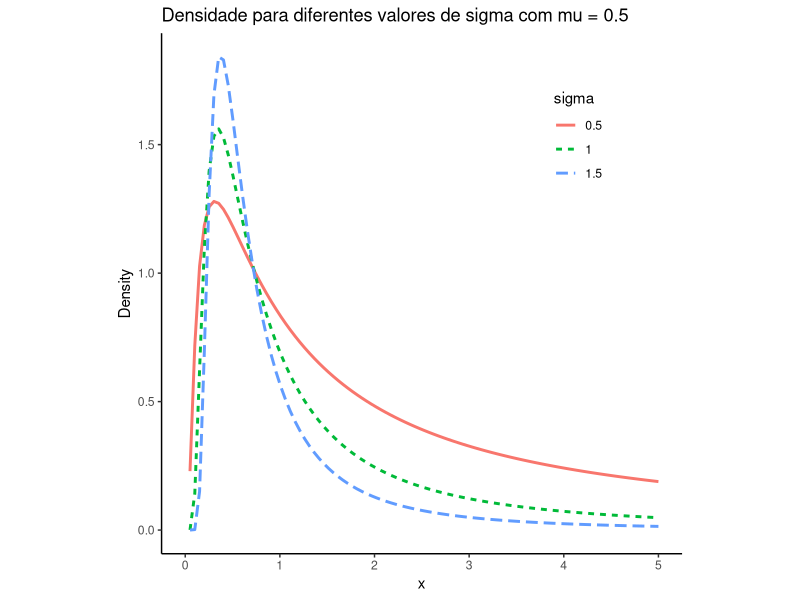
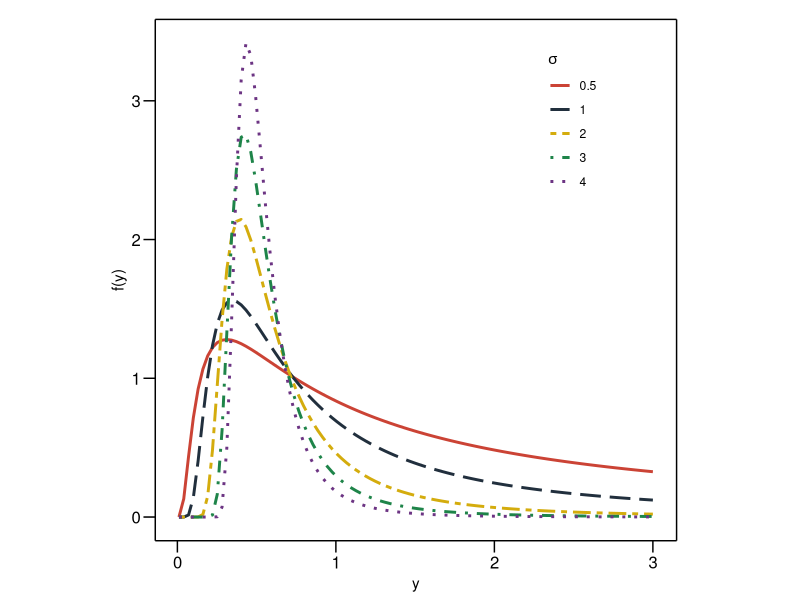

These figures' R source, in order: (Note: this script raises an error after producing the figures.)
# alpha reparameterization

# PROBABILITY DENSITY FUNCTION

dUGo <- function(x, mu=.5, sigma=1.2, tau=.5)
{
  
  fx1<- log(tau)/(1 - mu^(-sigma)) * sigma * x^(-(1 + sigma)) * exp((log(tau) / (1 - mu^(-sigma))) *
                                                   (1 - x^(-sigma)))
  
  return(fx1)
  
}

integrate(dUGo,0,1) 

# CUMULATIVE DISTRIBUTION FUNCTION 

pUGo <-  function(q, mu=.5, sigma=1.2, tau=.5) 
{
  cdf <- exp(((log(tau)) / (1 - mu^(-sigma))) * (1 - q^(-sigma)))
  return(cdf)
}


# QUANTILE FUNCTION
qUGo<-function(u, mu=.5, sigma=1.2, tau=.5)
{
  q<-(1 - (log(u) * (1 - mu^(-sigma)) / log(tau)))^(-1 / sigma)
  return(q)
}


# CHEKING LOG-LIKELIHOOD 

x= .5 
mu=.5 
sigma=1.2 
tau=.5


llik<-function(x, mu=.5, sigma=1, tau=.5)
{
  ll<-log(log(tau)/(1-mu^-sigma))+log(sigma)+(-1-sigma)*log(x)+(log(tau)/(1-mu^-sigma))*(1-x^-sigma)
  return(ll)
}

log(dUGo(x, mu=.5, sigma=1, tau=.5))
llik(x, mu=.5, sigma=1, tau=.5)

z=c(.3,.4,.5)

log(dUGo(z[1], mu=.5, sigma=1, tau=.5)*dUGo(z[2], mu=.5, sigma=1, tau=.5)*dUGo(z[3], mu=.5, sigma=1, tau=.5))

sum(llik(z, mu=.5, sigma=1, tau=.5))



### GRAFICOS
# Carregar pacotes necessários
library(ggplot2)
library(dplyr)

# Definição da função dUGo
dUGo <- function(x, mu = 0.5, sigma = 1.2, tau = 0.5) {
  log(tau) / (1 - mu^(-sigma)) * sigma * x^(-(1 + sigma)) * exp((log(tau) / (1 - mu^(-sigma))) * (1 - x^(-sigma)))
}

# Valores dos parâmetros
sigma_values <- c(0.5, 1.0, 1.5)
tau <- 0.5
mu_fixed <- 0.5

# Sequência de valores de x
x <- seq(0, 5, length.out = 100)

# Criar data frame para armazenar os valores de x, sigma e densidade
data <- expand.grid(x = x, sigma = sigma_values)
data$density <- mapply(dUGo, data$x, mu_fixed, data$sigma, tau)

# Plotar as densidades usando ggplot2
ggplot(data, aes(x = x, y = density, color = factor(sigma), linetype = factor(sigma))) +
  geom_line(size = 1) +
  labs(title = paste("Densidade para diferentes valores de sigma com mu =", mu_fixed),
       x = "x", y = "Density", color = "sigma", linetype = "sigma") +
  theme_classic() +
  theme(legend.position = c(0.8, 0.8), # Posição da legenda dentro do gráfico
        legend.background = element_rect(fill = alpha('white', 0.6)), # Fundo transparente para a legenda
        aspect.ratio = 1) # Tornar a imagem mais quadrada





# Carregar pacotes necessários
library(ggplot2)
library(dplyr)

# Definição da função dUGo
dUGo <- function(x, mu = 0.5, sigma = 1.2, tau = 0.5) {
  log(tau) / (1 - mu^(-sigma)) * sigma * x^(-(1 + sigma)) * exp((log(tau) / (1 - mu^(-sigma))) * (1 - x^(-sigma)))
}

# Valores dos parâmetros
sigma_values <- c(0.5, 1.0, 2, 3, 4)
tau <- 0.5
mu_fixed <- 0.5

# Sequência de valores de x
x <- seq(0.01, 3, length.out = 100)

# Criar data frame para armazenar os valores de x, sigma e densidade
data <- expand.grid(x = x, sigma = sigma_values)
data$density <- mapply(dUGo, data$x, mu_fixed, data$sigma, tau)

# Garantir que 'sigma' seja um fator ordenado
data$sigma <- factor(data$sigma, levels = sigma_values)

# Plotar as densidades usando ggplot2
ggplot(data, aes(x = x, y = density, color = sigma, linetype = sigma)) +
  geom_line(size = 1) +
  labs(
    x = "y", y = "f(y)", color = bquote(sigma),linetype = bquote(sigma) 
  ) +
  theme_classic() +
  theme(
    legend.position = c(0.8, 0.8), # Posição da legenda dentro do gráfico
    legend.background = element_rect(fill = alpha('white', 0.6)), # Fundo transparente para a legenda
    axis.line = element_line(color = "black"), # Linha do eixo
    axis.ticks = element_line(color = "black"), # Adicionar todos os ticks
    axis.ticks.length = unit(0.3, "cm"), # Ajustar comprimento dos ticks
    axis.ticks.x.top = element_blank(), # Remover ticks no topo
    axis.ticks.y.right = element_blank(), # Remover ticks à direita
    axis.text.x = element_text(size = 12, color = "black"), # Texto dos ticks do eixo X em preto e tamanho 12
    axis.text.y = element_text(size = 12, color = "black"),
    axis.text.x.top = element_blank(), # Remover texto dos ticks no topo
    axis.text.y.right = element_blank(), # Remover texto dos ticks à direita
    aspect.ratio = 1,
    base_size = 18# Tornar a imagem mais quadrada
  ) +
  scale_y_continuous(sec.axis = dup_axis(name = NULL)) + # Eixo secundário Y sem rótulo
  scale_x_continuous(sec.axis = dup_axis(name = NULL)) + # Eixo secundário X sem rótulo
  scale_color_manual(values = c("#CB4335", "#212F3D", "#D4AC0D", "#1E8449", "#6C3483")) + # Definir cores específicas para as densidades
  scale_linetype_manual(values = c("solid", "longdash", "twodash", "dotdash", "dotted")) #+  #+# Definir tipos de linha específicos para cada sigma
  S#theme_bw(base_size = 18)

# ggplot(data, aes(x = x, y = density, color = factor(sigma))) +
#   geom_line(size = 1) +
#   labs(title = "", # Se desejar adicionar um título, descomente e personalize
#        x = "y", y = "f(y)", color = "sigma") +
#   theme_classic() +
#   theme(
#     legend.position = c(0.8, 0.8), # Posição da legenda dentro do gráfico
#     legend.background = element_rect(fill = alpha('white', 0.6)), # Fundo transparente para a legenda
#     axis.line = element_line(color = "black"), # Linha dos eixos em preto
#     axis.line.x = element_line(color = "black"), # Linha do eixo inferior em preto
#     axis.line.y = element_line(color = "black"), # Linha do eixo esquerdo em preto
#     axis.line.x.top = element_line(color = "black"), # Linha do eixo superior em preto
#     axis.line.y.right = element_line(color = "black"), # Linha do eixo direito em preto
#     axis.ticks = element_line(color = "black"), # Ticks dos eixos em preto
#     axis.ticks.length = unit(0.3, "cm"), # Ajustar comprimento dos ticks
#     axis.ticks.x.top = element_blank(), # Remover ticks no topo
#     axis.ticks.y.right = element_blank(), # Remover ticks à direita
#     axis.text.x = element_text(size = 12, color = "black"), # Texto dos ticks do eixo X em preto e tamanho 14
#     axis.text.y = element_text(size = 12, color = "black"), # Texto dos ticks do eixo Y em preto e tamanho 14
#     axis.text.x.top = element_blank(), # Remover texto dos ticks no topo
#     axis.text.y.right = element_blank(), # Remover texto dos ticks à direita
#     aspect.ratio = 1 # Tornar a imagem mais quadrada
#   ) +
#   scale_y_continuous(sec.axis = dup_axis(name = NULL)) + # Eixo secundário Y sem rótulo
#   scale_x_continuous(sec.axis = dup_axis(name = NULL)) + # Eixo secundário X sem rótulo
#   scale_color_manual(values = c("#CB4335", "#212F3D", "#D4AC0D", "#2E86C1")) # Definir cores específicas para as densidades


#ggsave("grafico2.png", plot = last_plot(), width = 8, height = 6, dpi = 600)

ggsave("gf1.pdf", plot = last_plot(), width = 10, height = 8, units = "in", dpi = 300)

# MU VALUES

# Definir os valores dos parâmetros
mu_values <- c(0.2, 0.4, 0.5, 0.7, 0.8)
sigma_fixed <- 1.2
tau <- 0.5

# Sequência de valores de x
x <- seq(0.01, 3, length.out = 100)

# Criar data frame para armazenar os valores de x, mu e densidade
data <- expand.grid(x = x, mu = mu_values)
data$density <- mapply(dUGo, data$x, data$mu, sigma_fixed, tau)

# Garantir que 'mu' seja um fator ordenado
data$mu <- factor(data$mu, levels = mu_values)

# Plotar as densidades usando ggplot2
ggplot(data, aes(x = x, y = density, color = mu, linetype = mu)) +
  geom_line(size = 1) +
  labs(
    x = "y", y = "f(y)", color = bquote(mu), linetype = bquote(mu)
  ) +
  theme_classic() +
  theme(
    legend.position = c(0.8, 0.8), # Posição da legenda dentro do gráfico
    legend.background = element_rect(fill = alpha('white', 0.1)), # Fundo transparente para a legenda
    axis.line = element_line(color = "black"), # Linha do eixo
    axis.ticks = element_line(color = "black"), # Adicionar todos os ticks
    axis.ticks.length = unit(0.3, "cm"), # Ajustar comprimento dos ticks
    axis.ticks.x.top = element_blank(), # Remover ticks no topo
    axis.ticks.y.right = element_blank(), # Remover ticks à direita
    axis.text.x = element_text(size = 12, color = "black"), # Texto dos ticks do eixo X em preto e tamanho 12
    axis.text.y = element_text(size = 12, color = "black"),
    axis.text.x.top = element_blank(), # Remover texto dos ticks no topo
    axis.text.y.right = element_blank(), # Remover texto dos ticks à direita
    aspect.ratio = 1,base_size = 18 # Tornar a imagem mais quadrada
  ) +
  scale_y_continuous(sec.axis = dup_axis(name = NULL), limits = c(0, 4), breaks = seq(0, 4, by = 1)) + # Eixo secundário Y sem rótulo
  scale_x_continuous(sec.axis = dup_axis(name = NULL)) + # Eixo secundário X sem rótulo
  scale_color_manual(values = c("#CB4335", "#212F3D", "#D4AC0D", "#1E8449", "#6C3483")) + # Definir cores específicas para os valores de mu
  scale_linetype_manual(values = c("solid", "longdash", "twodash", "dotdash", "dotted")) # Definir tipos de linha específicos para cada valor de mu
  #theme_bw(base_size = 18)

#ggsave("gf2.png", plot = last_plot(), width = 8, height = 6, dpi = 600)

ggsave("gf2.pdf", plot = last_plot(), width = 10, height = 8, units = "in", dpi = 300)
